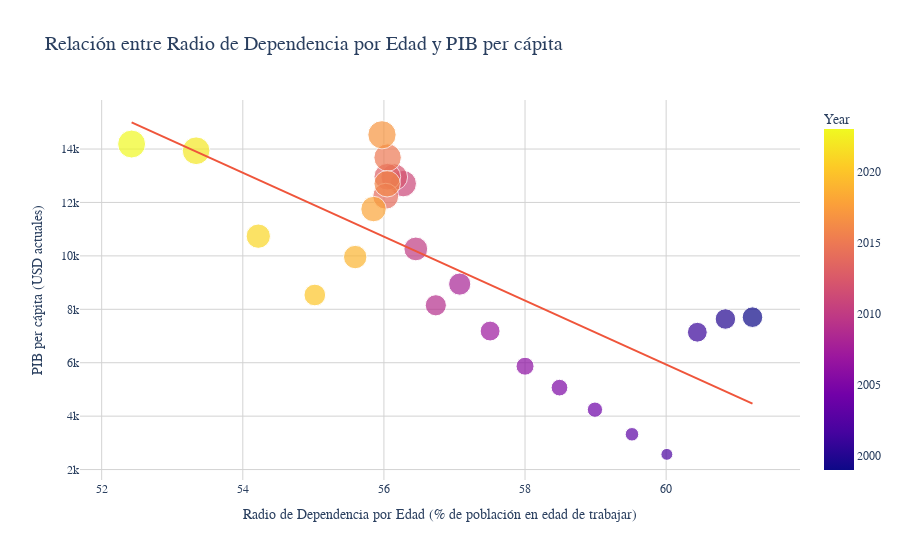

Here is the notebook cell this chart was saved with:
### Markdown cell above
Podemos notar que en el **Producto Interno Bruto, PIB - Current US$** hay un crecimiento géneral con algunas caídas. La economía ha crecido en terminos absolutos, aunque con momentos de crisis que causaron caidas temporales. El **Crecimiento del PIB, % anual** tiene altas fluctuaciones con caídas pronunciadas en ciertos años. Con crisis economicas y recesiones fuertes como el **estallido del 2001** o la **pandemia en el año 2020**. Conviene compararlo con eventos historicos o politicas economicas. El **PBI Per Capita** muestra un crecimiento estable, con algunas caídas. Aunque el PIB total ha crecido, el PIB per cápita indica si el crecimiento beneficia a la población en promedio.

El **GDP per capita, PPP (US$ internacionales)** muestra una tendencia similar al PIB per cápita, pero ajustado por poder adquisitivo. Muestra si la gente realmente ha mejorado su nivel de vida considerando el costo de vida. La **población total** muestra un crecimiento constante, lo cual quiere decir que la población ha ido aumentando cada año sin interrupciones. El **crecimiento de la población** muestra una tendencia descendente. Aunque la **población total** crece, la tasa de crecimiento desminuye. Esto podría deberse a menor natalidad, emigración o envejecimiento personal. El **% de población total en zonas urbanas** muestra un crecimiento constante, dando a entender que más personas se han mudado a zonas urbanas, lo que puede afectar vivienda, empleo y transporte en ciudades.

La **Relación de dependencia por edad** muestra una tendencia descendente lo cuál indica que hay menos personas dependientes (niños y ancianos) por cada persona en edad productiva, lo cual puede ser positivo para la economía en el corto plazo.

La **Tasa de pobreza nacional** muestra fluctuaciones, con picos de aumentos en algunos años. La pobreza ha disminuido en algunos períodos, pero ha tenido momentos de aumento, lo que podría estar relacionado con crisis económicas.

El **Índice de Gini/Desigualdad económica** muestra una tendencia descendente, la desigualdad ha disminuido con el tiempo, aunque puede haber variaciones locales.

La **Esperanza de vida al nacer** muestra un crecimiento estable hasta una leve caída reciente. La salud y calidad de vida han mejorado, aunque la reciente caída puede estar relacionada con eventos sanitarios como la **pandemia (2020)**.

El **School Enrollment, Primary (% Bruto de matrícula escolar primaria)** muestra crecimiento hasta un pico, luego descenso. Esto puede indicar mejoras en acceso a la educación en un período, pero luego caída en la matrícula por cambios demograficos o educativos.

La **Participación en la fuerza laboral** muestra una tendencia fluctuante, pero con una reciente caída. Esto podría deberse a **crisis económicas, cambios en la población activa o efectos de la pandemia**.

La **Tasa de desempleo** muestra un descenso con picos de aumento en ciertos períodos. El desempleo ha disminuido en general, pero con momentos de crisis en los que aumentó.

### Code cell
fig = px.scatter(df_pivot, 
                 x='Age Dependency Ratio', 
                 y='GDP per capita (current US$)', 
                 color='Year',
                 size='GDP per capita (current US$)', 
                 hover_data=['Year'], 
                 trendline="ols", # Regresión lineal!!!
                 title='Relación entre Radio de Dependencia por Edad y PIB per cápita',
                 labels={'Age Dependency Ratio': 'Radio de Dependencia por Edad (% de población en edad de trabajar)',
                         'GDP per capita (current US$)': 'PIB per cápita (USD actuales)'},
                 template='plotly_white') 

fig.update_layout(
    xaxis_title="Radio de Dependencia por Edad (% de población en edad de trabajar)",
    yaxis_title="PIB per cápita (USD actuales)",
    xaxis=dict(showgrid=True, gridcolor='lightgray'),
    yaxis=dict(showgrid=True, gridcolor='lightgray'),
    showlegend=True,
    legend_title_text='Año',
    hovermode="x unified",
    font=dict(size=12, family="Arial"),
    title_font_size=20
)

fig.show()

### Figure 1 — Plotly figure (JSON) as saved in the notebook; plotly's stock layout.template omitted (floating-point values rounded to 4 significant figures)
{"data": [{"customdata": [[1999], [2000], [2001], [2002], [2003], [2004], [2005], [2006], [2007], [2008], [2009], [2010], [2011], [2012], [2013], [2014], [2015], [2016], [2017], [2018], [2019], [2020], [2021], [2022], [2023]], "hovertemplate": "Radio de Dependencia por Edad (% de población en edad de trabajar)=%{x}<br>PIB per cápita (USD actuales)=%{marker.size}<br>Year=%{marker.color}<extra></extra>", "legendgroup": "", "marker": {"color": [1999, 2000, 2001, 2002, 2003, 2004, 2005, 2006, 2007, 2008, 2009, 2010, 2011, 2012, 2013, 2014, 2015, 2016, 2017, 2018, 2019, 2020, 2021, 2022, 2023], "coloraxis": "coloraxis", "size": [7706.0, 7637.0, 7141.0, 2570.0, 3320.0, 4242.0, 5068.0, 5869.0, 7185.0, 8944.0, 8150.0, 10260.0, 12700.0, 12950.0, 12960.0, 12230.0, 13680.0, 12700.0, 14530.0, 11750.0, 9956.0, 8536.0, 10740.0, 13940.0, 14190.0], "sizemode": "area", "sizeref": 36.33, "symbol": "circle"}, "mode": "markers", "name": "", "orientation": "v", "showlegend": false, "type": "scatter", "x": [61.22, 60.84, 60.44, 60.01, 59.52, 58.99, 58.49, 58.0, 57.51, 57.07, 56.74, 56.45, 56.27, 56.15, 56.05, 56.03, 56.05, 56.05, 55.97, 55.85, 55.59, 55.02, 54.22, 53.34, 52.42], "xaxis": "x", "y": [7706.0, 7637.0, 7141.0, 2570.0, 3320.0, 4242.0, 5068.0, 5869.0, 7185.0, 8944.0, 8150.0, 10260.0, 12700.0, 12950.0, 12960.0, 12230.0, 13680.0, 12700.0, 14530.0, 11750.0, 9956.0, 8536.0, 10740.0, 13940.0, 14190.0], "yaxis": "y"}, {"hovertemplate": "<b>OLS trendline</b><br>GDP per capita (current US$) = -1196.72 * Age Dependency Ratio + 77738<br>R<sup>2</sup>=0.565843<br><br>Radio de Dependencia por Edad (% de población en edad de trabajar)=%{x}<br>PIB per cápita (USD actuales)=%{y} <b>(trend)</b><extra></extra>", "legendgroup": "", "marker": {"symbol": "circle"}, "mode": "lines", "name": "", "showlegend": false, "type": "scatter", "x": [52.42, 53.34, 54.22, 55.02, 55.59, 55.85, 55.97, 56.03, 56.05, 56.05, 56.05, 56.15, 56.27, 56.45, 56.74, 57.07, 57.51, 58.0, 58.49, 58.99, 59.52, 60.01, 60.44, 60.84, 61.22], "xaxis": "x", "y": [15000.0, 13910.0, 12850.0, 11890.0, 11210.0, 10900.0, 10750.0, 10690.0, 10670.0, 10660.0, 10660.0, 10550.0, 10390.0, 10180.0, 9841.0, 9436.0, 8920.0, 8328.0, 7743.0, 7142.0, 6514.0, 5922.0, 5405.0, 4929.0, 4470.0], "yaxis": "y"}], "layout": {"coloraxis": {"colorbar": {"title": {"text": "Year"}}, "colorscale": [[0, "#0d0887"], [0.1111, "#46039f"], [0.2222, "#7201a8"], [0.3333, "#9c179e"], [0.4444, "#bd3786"], [0.5556, "#d8576b"], [0.6667, "#ed7953"], [0.7778, "#fb9f3a"], [0.8889, "#fdca26"], [1, "#f0f921"]]}, "font": {"family": "Arial", "size": 12}, "hovermode": "x unified", "legend": {"itemsizing": "constant", "title": {"text": "Año"}, "tracegroupgap": 0}, "showlegend": true, "title": {"font": {"size": 20}, "text": "Relación entre Radio de Dependencia por Edad y PIB per cápita"}, "xaxis": {"anchor": "y", "domain": [0, 1], "gridcolor": "lightgray", "showgrid": true, "title": {"text": "Radio de Dependencia por Edad (% de población en edad de trabajar)"}}, "yaxis": {"anchor": "x", "domain": [0, 1], "gridcolor": "lightgray", "showgrid": true, "title": {"text": "PIB per cápita (USD actuales)"}}}}
